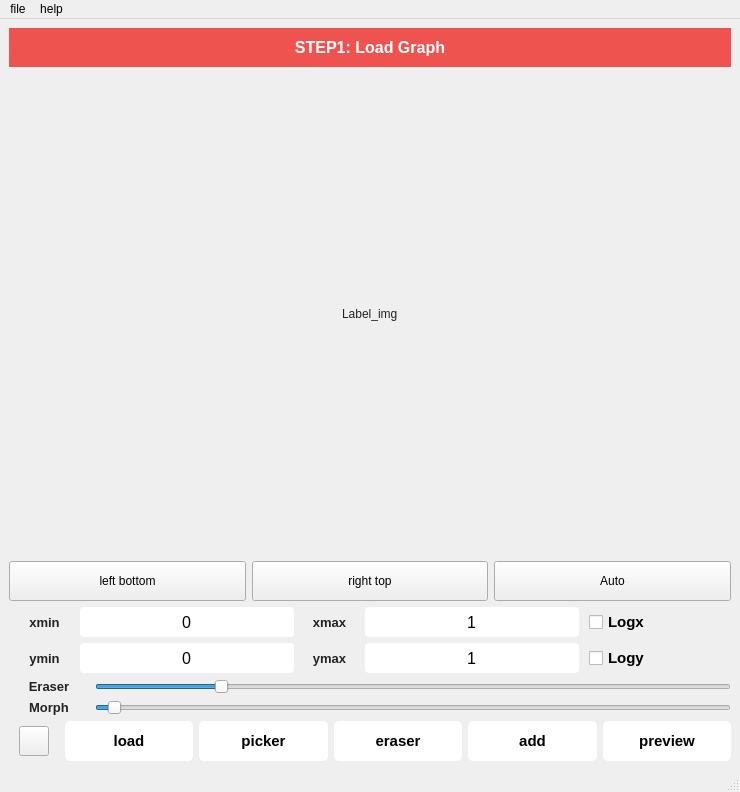
<?xml version="1.0" encoding="UTF-8"?>
<ui version="4.0">
 <class>MainWindow</class>
 <widget class="QMainWindow" name="MainWindow">
  <property name="geometry">
   <rect>
    <x>0</x>
    <y>0</y>
    <width>740</width>
    <height>792</height>
   </rect>
  </property>
  <property name="font">
   <font>
    <pointsize>12</pointsize>
   </font>
  </property>
  <property name="windowTitle">
   <string>DataGrabber</string>
  </property>
  <property name="styleSheet">
   <string notr="true">*{
}

QCheckBox{
font-family:Arial;
font-size:15px;
font-weight:bold;
}
QRadioButton{
font-family:Arial;
font-size:20px;
font-weight:bold;
}
QLabel{
font-family:Arial;
color:#222
}

#pushButton_load,#pushButton_picker,#pushButton_start,#pushButton_eraser,#pushButton_reset,#pushButton_add
{
background:	white;
font-weight:bold;
font-size:15px;
border-radius:5px;
font-family:Arial;
}
#pushButton_load:hover,#pushButton_picker:hover,#pushButton_start:hover,#pushButton_reset:hover,#pushButton_add:hover,#pushButton_eraser:hover{
background:	orange;
}
QLineEdit{
border-radius:4px;
background:white;
}
#label_info{
color:white;
background:#ef5350;
padding:10px
}
#label_img{
cursor:crosshair;
}</string>
  </property>
  <widget class="QWidget" name="centralwidget">
   <property name="sizePolicy">
    <sizepolicy hsizetype="Minimum" vsizetype="Minimum">
     <horstretch>0</horstretch>
     <verstretch>0</verstretch>
    </sizepolicy>
   </property>
   <layout class="QVBoxLayout" name="verticalLayout">
    <item>
     <widget class="QLabel" name="label_info">
      <property name="font">
       <font>
        <family>Arial</family>
        <pointsize>12</pointsize>
        <weight>75</weight>
        <bold>true</bold>
       </font>
      </property>
      <property name="text">
       <string>STEP1: Load Graph</string>
      </property>
      <property name="alignment">
       <set>Qt::AlignCenter</set>
      </property>
     </widget>
    </item>
    <item>
     <layout class="QGridLayout" name="gridLayout">
      <item row="1" column="0">
       <spacer name="horizontalSpacer">
        <property name="orientation">
         <enum>Qt::Horizontal</enum>
        </property>
        <property name="sizeHint" stdset="0">
         <size>
          <width>40</width>
          <height>20</height>
         </size>
        </property>
       </spacer>
      </item>
      <item row="1" column="2">
       <spacer name="horizontalSpacer_2">
        <property name="orientation">
         <enum>Qt::Horizontal</enum>
        </property>
        <property name="sizeHint" stdset="0">
         <size>
          <width>40</width>
          <height>20</height>
         </size>
        </property>
       </spacer>
      </item>
      <item row="0" column="1">
       <spacer name="verticalSpacer">
        <property name="orientation">
         <enum>Qt::Vertical</enum>
        </property>
        <property name="sizeHint" stdset="0">
         <size>
          <width>20</width>
          <height>40</height>
         </size>
        </property>
       </spacer>
      </item>
      <item row="2" column="1">
       <spacer name="verticalSpacer_2">
        <property name="orientation">
         <enum>Qt::Vertical</enum>
        </property>
        <property name="sizeHint" stdset="0">
         <size>
          <width>20</width>
          <height>40</height>
         </size>
        </property>
       </spacer>
      </item>
      <item row="1" column="1">
       <widget class="QLabel" name="label_img">
        <property name="minimumSize">
         <size>
          <width>0</width>
          <height>400</height>
         </size>
        </property>
        <property name="cursor">
         <cursorShape>CrossCursor</cursorShape>
        </property>
        <property name="text">
         <string>Label_img</string>
        </property>
       </widget>
      </item>
     </layout>
    </item>
    <item>
     <layout class="QHBoxLayout" name="horizontalLayout_2">
      <item>
       <widget class="QPushButton" name="leftbottom">
        <property name="minimumSize">
         <size>
          <width>0</width>
          <height>40</height>
         </size>
        </property>
        <property name="text">
         <string>left bottom</string>
        </property>
       </widget>
      </item>
      <item>
       <widget class="QPushButton" name="righttop">
        <property name="minimumSize">
         <size>
          <width>0</width>
          <height>40</height>
         </size>
        </property>
        <property name="text">
         <string>right top</string>
        </property>
       </widget>
      </item>
      <item>
       <widget class="QPushButton" name="auto_axis">
        <property name="minimumSize">
         <size>
          <width>0</width>
          <height>40</height>
         </size>
        </property>
        <property name="text">
         <string>Auto</string>
        </property>
       </widget>
      </item>
     </layout>
    </item>
    <item>
     <layout class="QHBoxLayout" name="horizontalLayout_12">
      <property name="spacing">
       <number>0</number>
      </property>
      <item>
       <widget class="QLabel" name="label_3">
        <property name="sizePolicy">
         <sizepolicy hsizetype="Minimum" vsizetype="Preferred">
          <horstretch>1</horstretch>
          <verstretch>0</verstretch>
         </sizepolicy>
        </property>
        <property name="minimumSize">
         <size>
          <width>40</width>
          <height>0</height>
         </size>
        </property>
        <property name="maximumSize">
         <size>
          <width>16777215</width>
          <height>16777215</height>
         </size>
        </property>
        <property name="font">
         <font>
          <family>Arial</family>
          <pointsize>10</pointsize>
          <weight>75</weight>
          <bold>true</bold>
         </font>
        </property>
        <property name="text">
         <string>xmin</string>
        </property>
        <property name="alignment">
         <set>Qt::AlignCenter</set>
        </property>
       </widget>
      </item>
      <item>
       <widget class="QLineEdit" name="lineEdit_xmin">
        <property name="sizePolicy">
         <sizepolicy hsizetype="Expanding" vsizetype="MinimumExpanding">
          <horstretch>3</horstretch>
          <verstretch>0</verstretch>
         </sizepolicy>
        </property>
        <property name="minimumSize">
         <size>
          <width>0</width>
          <height>20</height>
         </size>
        </property>
        <property name="maximumSize">
         <size>
          <width>16777215</width>
          <height>30</height>
         </size>
        </property>
        <property name="sizeIncrement">
         <size>
          <width>0</width>
          <height>0</height>
         </size>
        </property>
        <property name="font">
         <font>
          <family>Arial</family>
          <pointsize>12</pointsize>
         </font>
        </property>
        <property name="text">
         <string>0</string>
        </property>
        <property name="alignment">
         <set>Qt::AlignCenter</set>
        </property>
       </widget>
      </item>
      <item>
       <widget class="QLabel" name="label_2">
        <property name="sizePolicy">
         <sizepolicy hsizetype="Preferred" vsizetype="Preferred">
          <horstretch>1</horstretch>
          <verstretch>0</verstretch>
         </sizepolicy>
        </property>
        <property name="minimumSize">
         <size>
          <width>40</width>
          <height>0</height>
         </size>
        </property>
        <property name="font">
         <font>
          <family>Arial</family>
          <pointsize>10</pointsize>
          <weight>75</weight>
          <bold>true</bold>
         </font>
        </property>
        <property name="text">
         <string>xmax</string>
        </property>
        <property name="alignment">
         <set>Qt::AlignCenter</set>
        </property>
       </widget>
      </item>
      <item>
       <widget class="QLineEdit" name="lineEdit_xmax">
        <property name="sizePolicy">
         <sizepolicy hsizetype="Expanding" vsizetype="MinimumExpanding">
          <horstretch>3</horstretch>
          <verstretch>0</verstretch>
         </sizepolicy>
        </property>
        <property name="minimumSize">
         <size>
          <width>0</width>
          <height>20</height>
         </size>
        </property>
        <property name="maximumSize">
         <size>
          <width>16777215</width>
          <height>30</height>
         </size>
        </property>
        <property name="sizeIncrement">
         <size>
          <width>0</width>
          <height>0</height>
         </size>
        </property>
        <property name="font">
         <font>
          <family>Arial</family>
          <pointsize>12</pointsize>
         </font>
        </property>
        <property name="text">
         <string>1</string>
        </property>
        <property name="alignment">
         <set>Qt::AlignCenter</set>
        </property>
       </widget>
      </item>
      <item>
       <spacer name="horizontalSpacer_6">
        <property name="orientation">
         <enum>Qt::Horizontal</enum>
        </property>
        <property name="sizeHint" stdset="0">
         <size>
          <width>10</width>
          <height>20</height>
         </size>
        </property>
       </spacer>
      </item>
      <item>
       <widget class="QCheckBox" name="checkBox_logx">
        <property name="sizePolicy">
         <sizepolicy hsizetype="Minimum" vsizetype="Fixed">
          <horstretch>2</horstretch>
          <verstretch>0</verstretch>
         </sizepolicy>
        </property>
        <property name="font">
         <font>
          <family>Arial</family>
          <pointsize>-1</pointsize>
          <weight>75</weight>
          <bold>true</bold>
         </font>
        </property>
        <property name="text">
         <string>Logx</string>
        </property>
       </widget>
      </item>
     </layout>
    </item>
    <item>
     <layout class="QHBoxLayout" name="horizontalLayout_5">
      <property name="spacing">
       <number>0</number>
      </property>
      <item>
       <widget class="QLabel" name="label_6">
        <property name="sizePolicy">
         <sizepolicy hsizetype="Preferred" vsizetype="Preferred">
          <horstretch>1</horstretch>
          <verstretch>0</verstretch>
         </sizepolicy>
        </property>
        <property name="minimumSize">
         <size>
          <width>40</width>
          <height>0</height>
         </size>
        </property>
        <property name="maximumSize">
         <size>
          <width>16777215</width>
          <height>16777215</height>
         </size>
        </property>
        <property name="font">
         <font>
          <family>Arial</family>
          <pointsize>10</pointsize>
          <weight>75</weight>
          <bold>true</bold>
         </font>
        </property>
        <property name="text">
         <string>ymin</string>
        </property>
        <property name="alignment">
         <set>Qt::AlignCenter</set>
        </property>
       </widget>
      </item>
      <item>
       <widget class="QLineEdit" name="lineEdit_ymin">
        <property name="sizePolicy">
         <sizepolicy hsizetype="Expanding" vsizetype="MinimumExpanding">
          <horstretch>3</horstretch>
          <verstretch>0</verstretch>
         </sizepolicy>
        </property>
        <property name="minimumSize">
         <size>
          <width>0</width>
          <height>20</height>
         </size>
        </property>
        <property name="maximumSize">
         <size>
          <width>16777215</width>
          <height>30</height>
         </size>
        </property>
        <property name="sizeIncrement">
         <size>
          <width>0</width>
          <height>0</height>
         </size>
        </property>
        <property name="font">
         <font>
          <family>Arial</family>
          <pointsize>12</pointsize>
         </font>
        </property>
        <property name="text">
         <string>0</string>
        </property>
        <property name="alignment">
         <set>Qt::AlignCenter</set>
        </property>
       </widget>
      </item>
      <item>
       <widget class="QLabel" name="label_4">
        <property name="sizePolicy">
         <sizepolicy hsizetype="Preferred" vsizetype="Preferred">
          <horstretch>1</horstretch>
          <verstretch>0</verstretch>
         </sizepolicy>
        </property>
        <property name="minimumSize">
         <size>
          <width>40</width>
          <height>0</height>
         </size>
        </property>
        <property name="font">
         <font>
          <family>Arial</family>
          <pointsize>10</pointsize>
          <weight>75</weight>
          <bold>true</bold>
         </font>
        </property>
        <property name="text">
         <string>ymax</string>
        </property>
        <property name="alignment">
         <set>Qt::AlignCenter</set>
        </property>
       </widget>
      </item>
      <item>
       <widget class="QLineEdit" name="lineEdit_ymax">
        <property name="sizePolicy">
         <sizepolicy hsizetype="Expanding" vsizetype="MinimumExpanding">
          <horstretch>3</horstretch>
          <verstretch>0</verstretch>
         </sizepolicy>
        </property>
        <property name="minimumSize">
         <size>
          <width>0</width>
          <height>20</height>
         </size>
        </property>
        <property name="maximumSize">
         <size>
          <width>16777215</width>
          <height>30</height>
         </size>
        </property>
        <property name="sizeIncrement">
         <size>
          <width>0</width>
          <height>0</height>
         </size>
        </property>
        <property name="font">
         <font>
          <family>Arial</family>
          <pointsize>12</pointsize>
         </font>
        </property>
        <property name="text">
         <string>1</string>
        </property>
        <property name="alignment">
         <set>Qt::AlignCenter</set>
        </property>
       </widget>
      </item>
      <item>
       <spacer name="horizontalSpacer_7">
        <property name="orientation">
         <enum>Qt::Horizontal</enum>
        </property>
        <property name="sizeHint" stdset="0">
         <size>
          <width>10</width>
          <height>20</height>
         </size>
        </property>
       </spacer>
      </item>
      <item>
       <widget class="QCheckBox" name="checkBox_logy">
        <property name="sizePolicy">
         <sizepolicy hsizetype="Minimum" vsizetype="Fixed">
          <horstretch>2</horstretch>
          <verstretch>2</verstretch>
         </sizepolicy>
        </property>
        <property name="font">
         <font>
          <family>Arial</family>
          <pointsize>-1</pointsize>
          <weight>75</weight>
          <bold>true</bold>
         </font>
        </property>
        <property name="text">
         <string>Logy</string>
        </property>
       </widget>
      </item>
     </layout>
    </item>
    <item>
     <layout class="QGridLayout" name="gridLayout_2">
      <item row="2" column="0">
       <widget class="QLabel" name="label_5">
        <property name="minimumSize">
         <size>
          <width>80</width>
          <height>0</height>
         </size>
        </property>
        <property name="font">
         <font>
          <family>Arial</family>
          <pointsize>10</pointsize>
          <weight>75</weight>
          <bold>true</bold>
         </font>
        </property>
        <property name="text">
         <string>Morph</string>
        </property>
        <property name="alignment">
         <set>Qt::AlignCenter</set>
        </property>
       </widget>
      </item>
      <item row="1" column="1">
       <widget class="QSlider" name="horizontalSlider_eraser">
        <property name="minimum">
         <number>1</number>
        </property>
        <property name="maximum">
         <number>100</number>
        </property>
        <property name="value">
         <number>20</number>
        </property>
        <property name="orientation">
         <enum>Qt::Horizontal</enum>
        </property>
        <property name="invertedAppearance">
         <bool>false</bool>
        </property>
        <property name="tickPosition">
         <enum>QSlider::NoTicks</enum>
        </property>
       </widget>
      </item>
      <item row="2" column="1">
       <widget class="QSlider" name="horizontalSlider_morph">
        <property name="minimum">
         <number>1</number>
        </property>
        <property name="maximum">
         <number>1000</number>
        </property>
        <property name="value">
         <number>20</number>
        </property>
        <property name="orientation">
         <enum>Qt::Horizontal</enum>
        </property>
       </widget>
      </item>
      <item row="1" column="0">
       <widget class="QLabel" name="label">
        <property name="minimumSize">
         <size>
          <width>80</width>
          <height>0</height>
         </size>
        </property>
        <property name="font">
         <font>
          <family>Arial</family>
          <pointsize>10</pointsize>
          <weight>75</weight>
          <bold>true</bold>
         </font>
        </property>
        <property name="text">
         <string>Eraser</string>
        </property>
        <property name="alignment">
         <set>Qt::AlignCenter</set>
        </property>
       </widget>
      </item>
     </layout>
    </item>
    <item>
     <layout class="QHBoxLayout" name="horizontalLayout_10">
      <item>
       <spacer name="horizontalSpacer_8">
        <property name="orientation">
         <enum>Qt::Horizontal</enum>
        </property>
        <property name="sizeHint" stdset="0">
         <size>
          <width>10</width>
          <height>20</height>
         </size>
        </property>
       </spacer>
      </item>
      <item>
       <widget class="QPushButton" name="color_preview">
        <property name="minimumSize">
         <size>
          <width>30</width>
          <height>30</height>
         </size>
        </property>
        <property name="maximumSize">
         <size>
          <width>30</width>
          <height>30</height>
         </size>
        </property>
        <property name="styleSheet">
         <string notr="true">QPushButton{background-color: grey};</string>
        </property>
        <property name="text">
         <string/>
        </property>
       </widget>
      </item>
      <item>
       <spacer name="horizontalSpacer_9">
        <property name="orientation">
         <enum>Qt::Horizontal</enum>
        </property>
        <property name="sizeHint" stdset="0">
         <size>
          <width>10</width>
          <height>20</height>
         </size>
        </property>
       </spacer>
      </item>
      <item>
       <widget class="QPushButton" name="pushButton_load">
        <property name="sizePolicy">
         <sizepolicy hsizetype="Minimum" vsizetype="Fixed">
          <horstretch>5</horstretch>
          <verstretch>3</verstretch>
         </sizepolicy>
        </property>
        <property name="minimumSize">
         <size>
          <width>0</width>
          <height>40</height>
         </size>
        </property>
        <property name="font">
         <font>
          <family>Arial</family>
          <pointsize>-1</pointsize>
          <weight>75</weight>
          <bold>true</bold>
         </font>
        </property>
        <property name="styleSheet">
         <string notr="true">icon:url(:/grabber/load.png)</string>
        </property>
        <property name="text">
         <string>load</string>
        </property>
       </widget>
      </item>
      <item>
       <widget class="QPushButton" name="pushButton_picker">
        <property name="sizePolicy">
         <sizepolicy hsizetype="Preferred" vsizetype="Fixed">
          <horstretch>5</horstretch>
          <verstretch>3</verstretch>
         </sizepolicy>
        </property>
        <property name="minimumSize">
         <size>
          <width>0</width>
          <height>40</height>
         </size>
        </property>
        <property name="font">
         <font>
          <family>Arial</family>
          <pointsize>-1</pointsize>
          <weight>75</weight>
          <bold>true</bold>
         </font>
        </property>
        <property name="styleSheet">
         <string notr="true">icon:url(:/grabber/color-picker.png)</string>
        </property>
        <property name="text">
         <string>picker</string>
        </property>
       </widget>
      </item>
      <item>
       <widget class="QPushButton" name="pushButton_eraser">
        <property name="sizePolicy">
         <sizepolicy hsizetype="Preferred" vsizetype="Fixed">
          <horstretch>5</horstretch>
          <verstretch>3</verstretch>
         </sizepolicy>
        </property>
        <property name="minimumSize">
         <size>
          <width>0</width>
          <height>40</height>
         </size>
        </property>
        <property name="font">
         <font>
          <family>Arial</family>
          <pointsize>-1</pointsize>
          <weight>75</weight>
          <bold>true</bold>
         </font>
        </property>
        <property name="styleSheet">
         <string notr="true">icon:url(:/grabber/eraser_2.png)</string>
        </property>
        <property name="text">
         <string>eraser</string>
        </property>
       </widget>
      </item>
      <item>
       <widget class="QPushButton" name="pushButton_add">
        <property name="sizePolicy">
         <sizepolicy hsizetype="Preferred" vsizetype="Fixed">
          <horstretch>5</horstretch>
          <verstretch>3</verstretch>
         </sizepolicy>
        </property>
        <property name="minimumSize">
         <size>
          <width>0</width>
          <height>40</height>
         </size>
        </property>
        <property name="font">
         <font>
          <family>Arial</family>
          <pointsize>-1</pointsize>
          <weight>75</weight>
          <bold>true</bold>
         </font>
        </property>
        <property name="styleSheet">
         <string notr="true">icon:url(:/grabber/下载.png)</string>
        </property>
        <property name="text">
         <string>add</string>
        </property>
       </widget>
      </item>
      <item>
       <widget class="QPushButton" name="pushButton_start">
        <property name="sizePolicy">
         <sizepolicy hsizetype="Preferred" vsizetype="Fixed">
          <horstretch>5</horstretch>
          <verstretch>3</verstretch>
         </sizepolicy>
        </property>
        <property name="minimumSize">
         <size>
          <width>0</width>
          <height>40</height>
         </size>
        </property>
        <property name="font">
         <font>
          <family>Arial</family>
          <pointsize>-1</pointsize>
          <weight>75</weight>
          <bold>true</bold>
         </font>
        </property>
        <property name="styleSheet">
         <string notr="true">icon:url(:/grabber/3596215.png)</string>
        </property>
        <property name="text">
         <string>preview</string>
        </property>
       </widget>
      </item>
     </layout>
    </item>
   </layout>
  </widget>
  <widget class="QMenuBar" name="menubar">
   <property name="geometry">
    <rect>
     <x>0</x>
     <y>0</y>
     <width>740</width>
     <height>22</height>
    </rect>
   </property>
   <widget class="QMenu" name="menuhelp">
    <property name="title">
     <string>help</string>
    </property>
    <addaction name="actionAbout"/>
   </widget>
   <widget class="QMenu" name="menufile">
    <property name="title">
     <string>file</string>
    </property>
    <addaction name="actionExport"/>
    <addaction name="actionImport"/>
   </widget>
   <addaction name="menufile"/>
   <addaction name="menuhelp"/>
  </widget>
  <widget class="QStatusBar" name="statusbar"/>
  <action name="actionAbout">
   <property name="text">
    <string>V1.0</string>
   </property>
  </action>
  <action name="actionExport">
   <property name="text">
    <string>Export</string>
   </property>
  </action>
  <action name="actionImport">
   <property name="text">
    <string>Import</string>
   </property>
  </action>
 </widget>
 <resources>
  <include location="../../Qtdesigner/Datagrabber.qrc"/>
 </resources>
 <connections/>
</ui>
